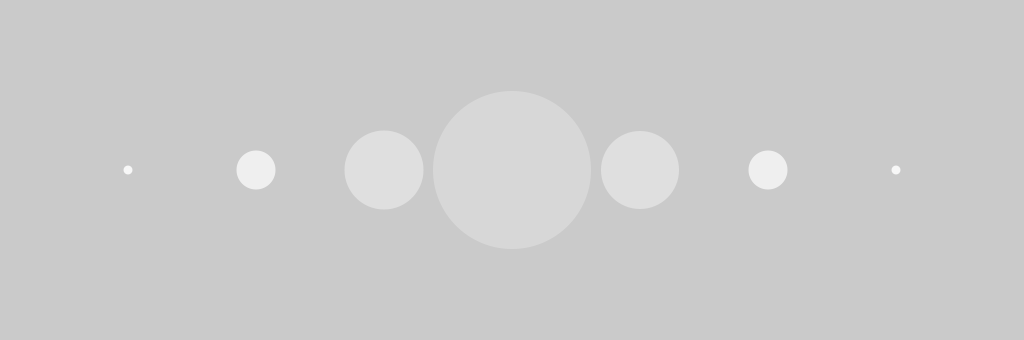
Frame 1 (no input)
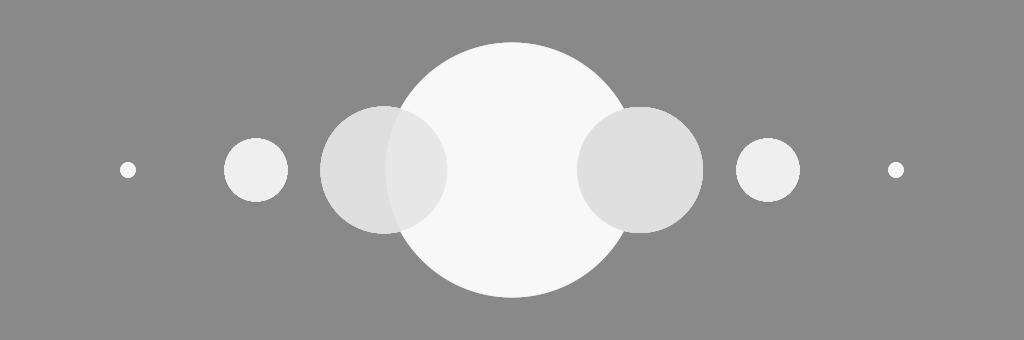
Frame 60 (the mouse pressed at the canvas centre just before this capture)
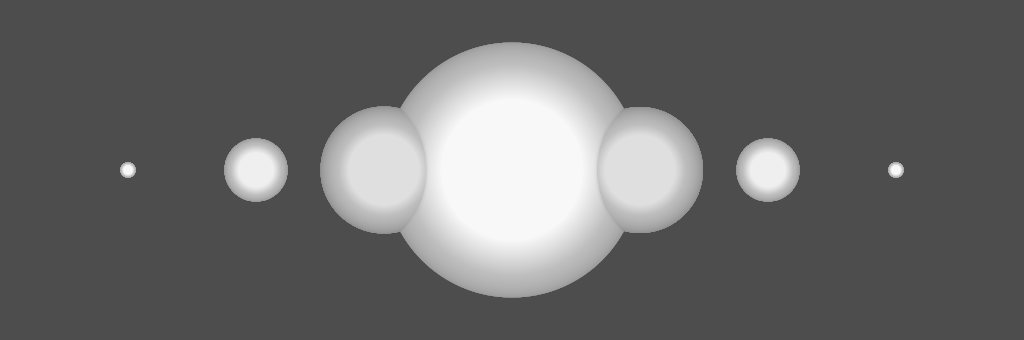
Frame 120 (the mouse held since frame 60 and released just before this capture)

The Processing sketch that drew these frames (run headless with seeded random() and noise(); from frame 60 on, the mouse is pressed at the canvas centre):

// Processing sketch: ANI2012A19_FadingBall4
// ── ANI2012A19_FadingBall4.pde
// ANI2012A19_FadingBall4.pde
// Animation de plusieurs boules lumineuses avec mouvement oscillatoire.
// Chaque instance est stockée dans une liste.

// paramètre
int period = 5000;

// variables
ArrayList<Ball> list;

float centerX;
float centerY;

int index;

void setup()
{
  size(1024, 340);

  centerX = width / 2.0f;
  centerY = height / 2.0f;

  noStroke();

  list = new ArrayList<Ball>();

  list.add(new Ball(centerX - 384, centerY, 8,   color(255 - 8)));
  list.add(new Ball(centerX - 256, centerY, 32,  color(255 - 16)));
  list.add(new Ball(centerX - 128, centerY, 64,  color(255 - 32)));
  list.add(new Ball(centerX,       centerY, 128, color(255,  64)));
  list.add(new Ball(centerX + 128, centerY, 64,  color(255 - 32)));
  list.add(new Ball(centerX + 256, centerY, 32,  color(255 - 16)));
  list.add(new Ball(centerX + 384, centerY, 8,   color(255 - 8)));
}

void draw()
{
  fade(2);

  list.get(0).oscillation = 8   + int(oscillate(millis(), 8,   period));
  list.get(1).oscillation = 32  + int(oscillate(millis(), 32,  period));
  list.get(2).oscillation = 64  + int(oscillate(millis(), 64,  period));
  list.get(3).oscillation = 128 + int(oscillate(millis(), 128, period));
  list.get(4).oscillation = 64  + int(oscillate(millis(), 63,  period));
  list.get(5).oscillation = 32  + int(oscillate(millis(), 32,  period));
  list.get(6).oscillation = 8   + int(oscillate(millis(), 8,   period));

  for (index = 0; index < list.size() ; ++index)
  {
    list.get(index).update();
    list.get(index).render();
  }
}

// classe de type Ball
class Ball
{
  float positionX;
  float positionY;

  float radius;

  float oscillation;

  color colorFill;

  Ball(float x, float y, float r, color c)
  {
    positionX = x;
    positionY = y;

    radius = r;

    colorFill = c;
  }

  void update()
  {
    radius = oscillation;
  }

  void render()
  {
    fill(colorFill);
    ellipse(positionX, positionY, radius, radius);
  }
}

void fade(float decay)
{
  fill(0, decay);
  rect(0, 0, width, height);
}

float oscillate(float time, float amplitude, float period)
{
  return amplitude * sin(time * 2 * PI / period);
}
